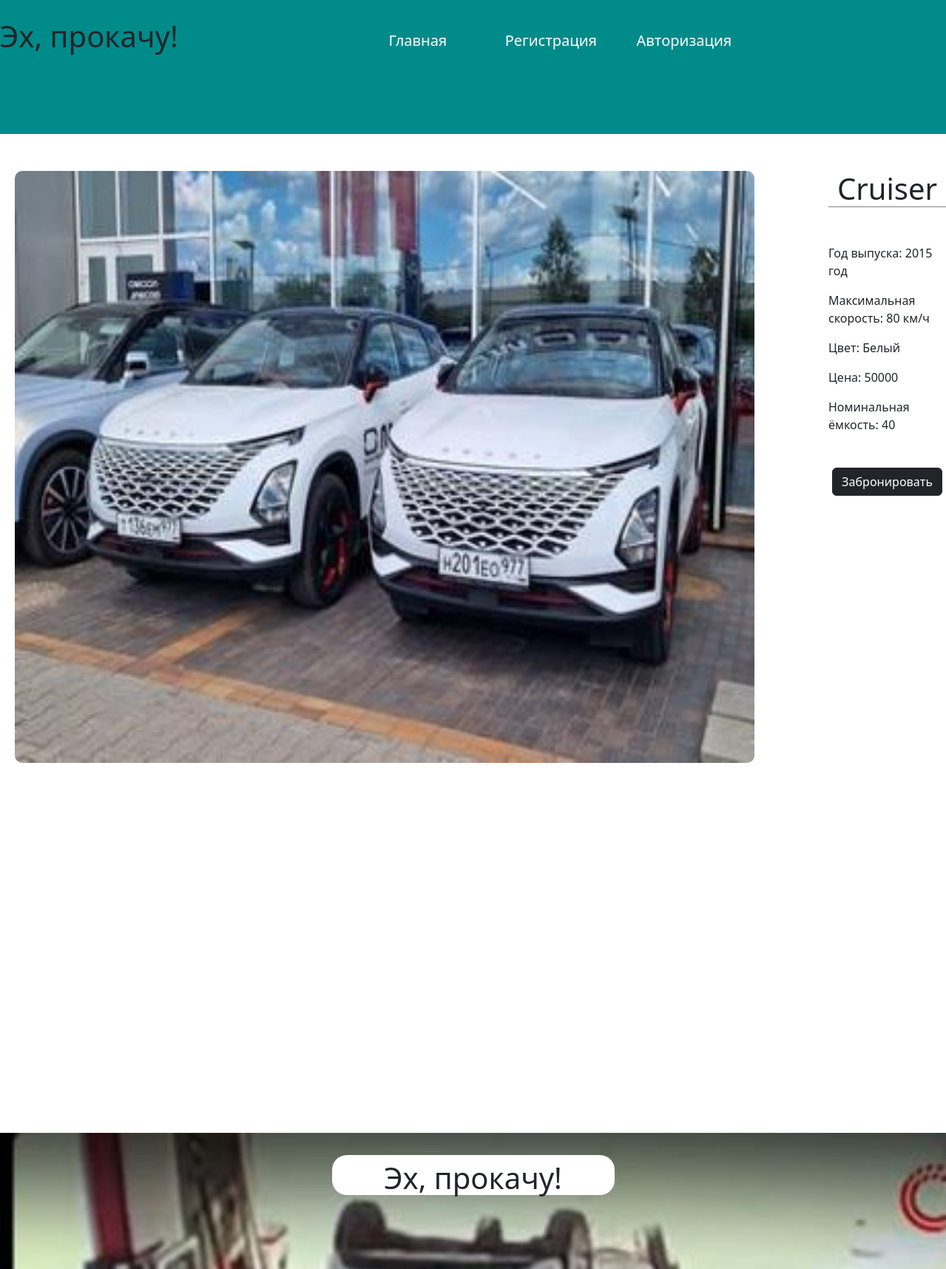
Page /pages/cars/Lada.php on the committed database.
### tables this page shows
CREATE TABLE `Full_Car` (
  `id` int(11) NOT NULL AUTO_INCREMENT,
  `Name_Car` varchar(100) DEFAULT NULL,
  `Year` int(4) DEFAULT NULL,
  `Litr` int(2) DEFAULT NULL,
  `Max_Speed` int(3) DEFAULT NULL,
  `Color` varchar(50) DEFAULT NULL,
  `Price` int(100) DEFAULT NULL,
  `Image` varchar(100) DEFAULT NULL,
  PRIMARY KEY (`id`)
);

### pages/cars/Lada.php (the view, shortened to what this page needs)
<?php
require_once($_SERVER['DOCUMENT_ROOT'] . "/includes/header.php");
$sql = mysqli_query($link,
"select * from Full_Car where Name_Car = 'Cruiser' and Price = 50000");
$row = mysqli_fetch_array($sql);
$name = $row["Name_Car"];
$year = $row["Year"];
$litr = $row["Litr"];
$max_speed = $row["Max_Speed"];
$color = $row["Color"];
$price = $row["Price"];
$image = "/" . $row["Image"];
?>
<div class="section-1-shablons flex">
    <div class="section-1-light-margin-left">
        <img alt="" src="<?=$image?>" class="section-1-img" />
    </div>
    <div class="section-1-start">
        <h1 class="section-1-shablons-h1"><?=$name?></h1>
        <p>Год выпуска: <?=$year?> год</p>
        <p>Максимальная скорость: <?=$max_speed?> км/ч</p>
        <p>Цвет: <?=$color?></p>
        <p>Цена: <?=$price?></p>
        <p>Номинальная ёмкость: <?=$litr?></p>
        <div class="flex-center section-1-shablons-padding-top">
                <from method="post" action="<?=$_SERVER['DOCUMENT_ROOT'] . "/bronirovanie.php"?>">
                <a type="submit" href="" class="btn btn-dark">Забронировать</a>
        </div>
    </div>
</div>
<?php
require_once($_SERVER['DOCUMENT_ROOT'] . "/includes/footer.php");
?>

### css/main.css (style rules this page uses)
* { padding: 0; margin: 0; }
.flex-center { display: flex; justify-content: center; }
.flex { display: flex; }
.section-1-shablons { padding-top: 50px; }
.section-1-start { margin-left: 100px; }
.section-1-img { width: 1000px; height: 800px; border-radius: 10px; }
.section-1-light-margin-left { margin-left: 20px; }
.section-1-shablons-h1 { text-align: center; border-bottom: 1px solid grey; margin-bottom: 50px; }
.section-1-shablons-padding-top { padding-top: 30px; }

### rows in the picture
full_car: Image (picture), Name_Car "Cruiser", Year "2015", Max_Speed "80", Color "Белый", Price "50000", Litr "40"
